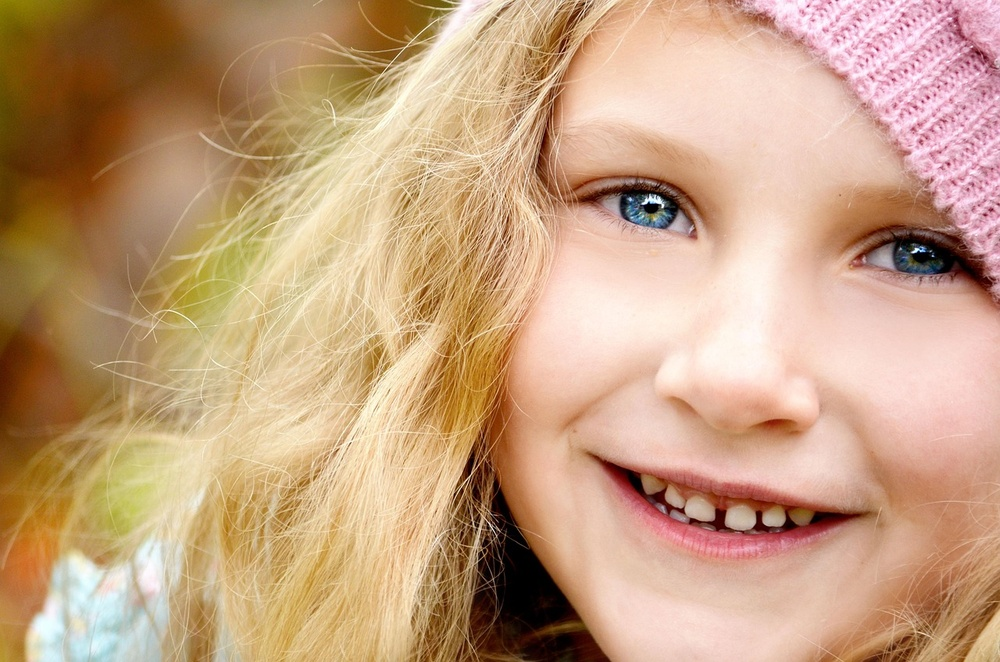
#> input picture child.jpg, 1000 x 662 px, shrunk from 1280 x 848 before the run
$ python main.py
#> lines starting #> are read from the running program, lines starting #| are printed output that depends on the picture
### src/io_utils.py
import matplotlib.pyplot as plt
import numpy as np
import os

def lectureImage(chemin):
#> called with chemin = 'child.jpg'
    if not os.path.exists(chemin):
        raise FileNotFoundError(f"ERREUR : Le fichier '{chemin}' n'existe pas.")
    return plt.imread(chemin)
#> returned value is the input picture: shape (662, 1000, 3); mean R, G, B 198.4, 161.4, 128.6

def AfficherImg(img, gray=False):
    img = np.array(img)
    plt.axis("off")
    if gray:
        vmax = 1 if img.max() <= 1 else 255
        plt.imshow(img, cmap="gray", vmin=0, vmax=vmax)
    else:
        if img.ndim == 3 and img.shape[0] == 3:
            img = np.transpose(img, (1, 2, 0))
        plt.imshow(img)
    plt.show()

# [6 lines left out: function saveImage, not called in this run]

### src/gris_utils.py
import numpy as np

def luminance(img):
    return float(np.mean(img))

def contrast(img):
    return float(np.var(img))

def profondeur(img):
    return int(np.max(img))

def Ouvrir(img):
    img = np.array(img)
    if len(img.shape) == 3:
        gris = img.mean(axis=2)
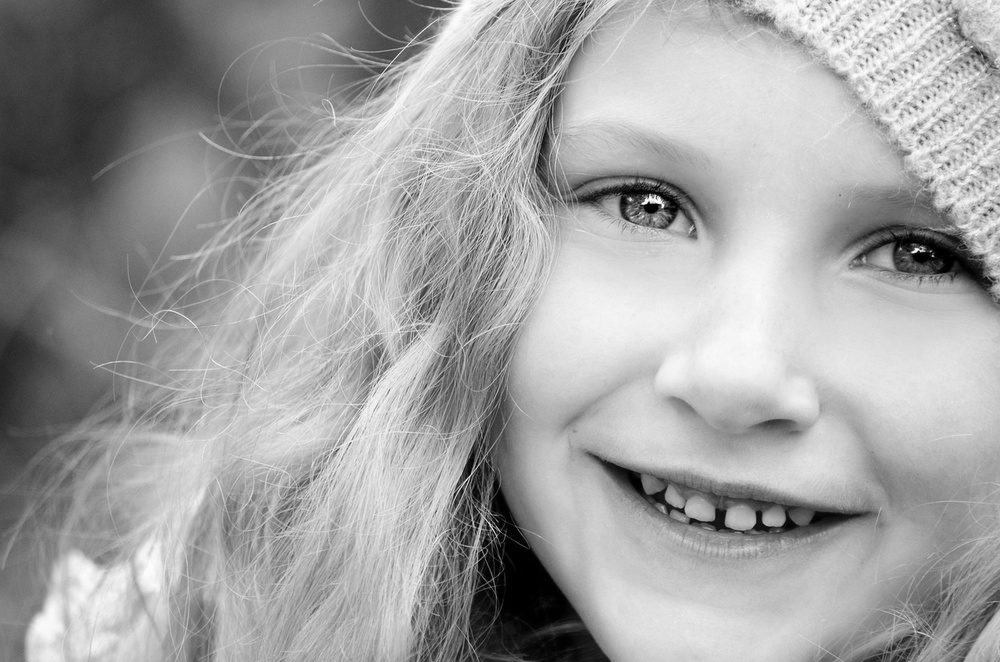
#> gris: shape (662, 1000) float64; min 0, max 254, mean 162.8
        return gris.astype(int)
#> returned value: shape (662, 1000) int64
    elif len(img.shape) == 2:
        return img
    else:
        raise ValueError("Format d'image non supporté")

### src/operations_utils.py
import numpy as np

def inverser(img):
    return 255 - img
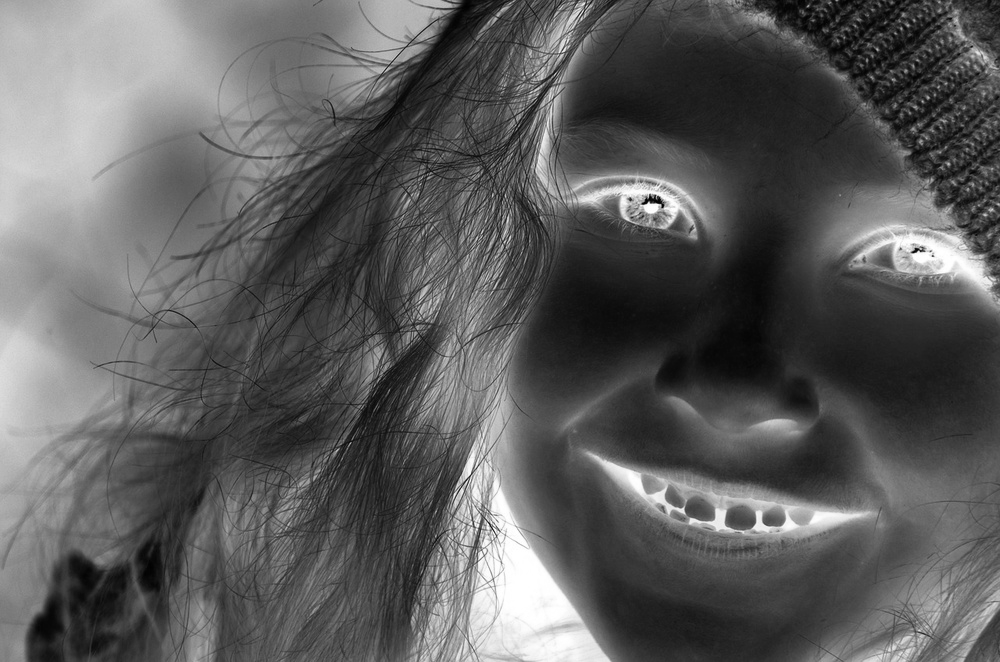
#> returned value: shape (662, 1000) int64; min 1, max 255, mean 92.5

def flipH(img):
    return np.flip(img, axis=1)

# [9 lines left out: functions poserV, poserH, not called in this run]

### main.py
from src.io_utils import lectureImage, AfficherImg, saveImage
from src.nb_utils import image_noire, image_blanche, creerImgBlancNoir, negatif
from src.gris_utils import luminance, contrast, profondeur, Ouvrir
from src.operations_utils import inverser, flipH, poserV, poserH
from src.rgb_utils import initImageRGB, symetrie_verticale, symetrie_horizontale, grayscale

import numpy as np


# [91 lines left out: functions test_io, test_noir_blanc, test_gris, test_ouvrir, test_operations, test_rgb, not called in this run]


def test_negatif_image():
	img = lectureImage("child.jpg")
	img_gris = Ouvrir(img)
	img_B = inverser(img_gris)
	AfficherImg(img_B, gray=True)
#> in AfficherImg, `vmax = 1 if img.max() <= 1 else 255`: vmax = 255

if __name__ == "__main__":
    test_negatif_image()
    print("\n>>> Tous les tests sont terminés avec succès !")
